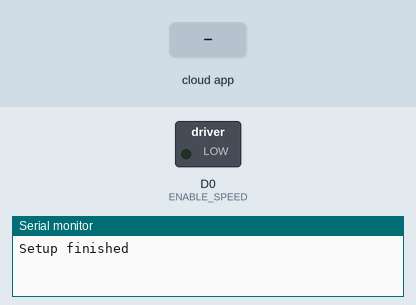
This sketch was run on a simulated Arduino MKR. On the bench: switched loads named in the sketch (green lamp = pin HIGH), the last lines printed to the serial monitor. The test bench sets the inputs (shaded band). WiFi joins after 1.5 s; servers stay silent unless stated.

Above: at 4.2 s.
4.3 s: the phone or cloud app sets forward_back to 25
At 5.5 s:
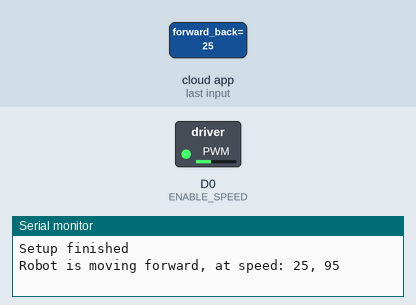
5.8 s: the phone or cloud app sets forward_back to 50
At 6.9 s:
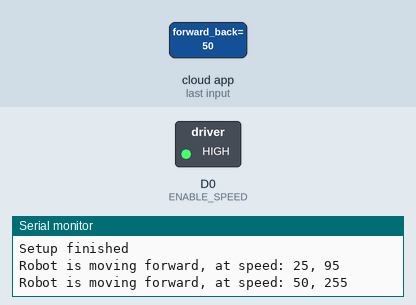
10.3 s: the phone or cloud app sets forward_back to 100
At 11.5 s:
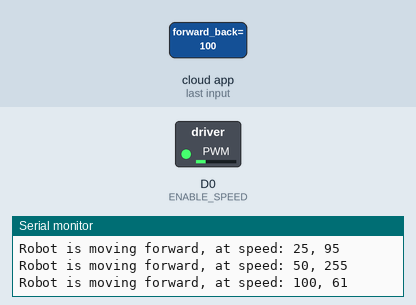
11.8 s: the phone or cloud app sets forward_back to 0
At 12.6 s:
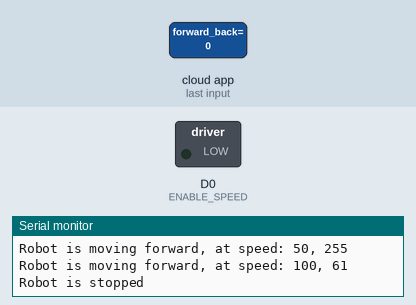
Timing chart, 0 to 14.3 s (numbered marks = the images above; inputs shaded):
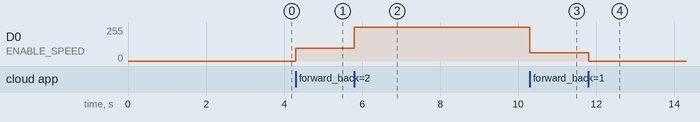

The sketch:

Robot_oct26b.ino
```cpp
#include <ArduinoIoTCloud.h>
#include <Arduino_ConnectionHandler.h>
#include "thingProperties.h"
#include "arduino_secrets.h"

// Sensor values to be measured
uint8_t CO = 0;           // MQ7
uint8_t CO2 = 1;          // Sensirion
uint8_t Humidity = 2;     // Sensirion
uint8_t Temperature = 3;  // Sensirion
uint8_t Incline = 4;      // MPU6050
uint8_t Light = 5;        // TSL2561
uint8_t PM25 = 6;         // PMS5003
uint8_t Pressure = 7;     // MPL115A2

// For timer counter use
unsigned long previousMillis = 0;
unsigned long currentMillis;
const long interval = 5000;

void setup(){

  // Serial monitor, 9600 baud, 1.5 second delay to prevent IoT Cloud updating errors
  Serial.begin(9600);
  delay(1500);

  // Initialize IoT Cloud variables
  initProperties();

  // Connect to Arduino IoT Cloud
  ArduinoCloud.begin(ArduinoIoTPreferredConnection);

  /*
     The following function allows you to obtain more information
     related to the state of network and IoT Cloud connection and errors
     the higher number the more granular information you’ll get.
     The default is 0 (only errors).
     Maximum is 4
 */
  //setDebugMessageLevel(2);
  //ArduinoCloud.printDebugInfo();

  Serial.println("Setup finished");
}

void loop(){
  ArduinoCloud.update();  // Update values of IoT Cloud variables

/*
  The timer counter feature millis() is used
  to output the sensor values every 5 seconds.
  This is to prevent lag, as outputting sensor values constantly
  would slow down the movement sliders.
*/
  currentMillis = millis(); // Check current time
  if (currentMillis - previousMillis >= interval){  // If 5 seconds has passed
    previousMillis = currentMillis; // Set last output time as current time

    // Output to IoT cloud variable connected to Messenger display on dashboard
    // Typecast the values to strings b/c sensor_data is a string
    sensor_data = "CO = "           + String(CO)          + "\n" +
                  "CO2 = "          + String(CO2)         + "\n" +
                  "Humidity = "     + String(Humidity)    + "\n" +
                  "Temperature = "  + String(Temperature) + "\n" +
                  "Incline = "      + String(Incline)     + "\n" +
                  "Light = "        + String(Light)       + "\n" +
                  "PM2.5 = "        + String(PM25)        + "\n" +
                  "Pressure = "     + String(Pressure)    + "\n";
  }

}


void onForwardBackChange()  {
  nextMove();
}

void onRightLeftChange()  {
  nextMove();
}

void onSensorDataChange()  {
  /*
    The sensor_data variable is updated every 5 seconds
    with the values of all the sensors
  */
}

void onLEDChange()  {
  Serial.println("LED color changed");
}

#define ENABLE_SPEED    0
#define RIGHT_MOTORS_1  1
#define RIGHT_MOTORS_2  2
#define LEFT_MOTORS_1   3
#define LEFT_MOTORS_2   4

#define STOP_UPPER_BOUND  10
#define STOP_LOWER_BOUND -10

uint8_t speed;

void nextMove(){
  // Function to read/write variables between MKR1010 and cloud
  ArduinoCloud.update();

  // Stop robot, forward/back slider between -10 and 10
  if((forward_back < 10) && (forward_back > -10)){
    stop();
    return;
  }
  // Move right, left_right slider above 10
  if (right_left > 10){
    right();
    return;
  }
  // Move left, left_right slider below 10
  if (right_left < -10){
    left();
    return;
  }
  // Move forward, forward_back slider above 10
  if (forward_back > 10){
    forward();
    return;
  }
  // Move backward, forward_back slider below -10
  if (forward_back < -10){
    backward();
    return;
  }

}


/*************************************
*********** DIRECTIONS ***************
**************************************/

void stop(){
  analogWrite(ENABLE_SPEED, 0);
  Serial.println("Robot is stopped");
}

void forward(){
  // Take forward slider speed value and adjust it to range of PWM speed pin
  // left_right is the slider value in range of 10 to 50, translated to range of 0-255 for speed value
  speed = map(forward_back, 10, 50, 0, 255);
  analogWrite(ENABLE_SPEED, speed);

  // Set direction of motor spin to move forward
  digitalWrite(RIGHT_MOTORS_1, 1);
  digitalWrite(RIGHT_MOTORS_2, 0);
  digitalWrite(LEFT_MOTORS_1, 1);
  digitalWrite(LEFT_MOTORS_2, 0);

  Serial.print("Robot is moving forward, at speed: ");
  Serial.print(forward_back);
  Serial.print(", ");
  Serial.println(speed);
}

void backward(){
  // Take backward slider speed value and adjust it to range of PWM speed pin
  // left_right is the slider value in range of -10 to -50, translated to range of 0-255 for speed value
  speed = map(forward_back, -10, -50, 0, 255);
  analogWrite(ENABLE_SPEED, speed);

  // Set direction of motor spin to move backward
  digitalWrite(RIGHT_MOTORS_1, 0);
  digitalWrite(RIGHT_MOTORS_2, 1);
  digitalWrite(LEFT_MOTORS_1, 0);
  digitalWrite(LEFT_MOTORS_2, 1);

  Serial.print("Robot is moving backward, at speed: ");
  Serial.print(forward_back);
  Serial.print(", ");
  Serial.println(speed);
}

void right(){
  // Take forward slider speed value and adjust it to range of PWM speed pin
  // left_right is the slider value in range of 10 to 50, translated to range of 0-255 for speed value
  speed = map(abs(forward_back), 10, 50, 0, 255);
  analogWrite(ENABLE_SPEED, speed);

  // Set direction of motor spin to turn right
  digitalWrite(RIGHT_MOTORS_1, 0);
  digitalWrite(RIGHT_MOTORS_2, 1);
  digitalWrite(LEFT_MOTORS_1, 1);
  digitalWrite(LEFT_MOTORS_2, 0);

  Serial.print("Robot is turning right, at speed: ");
  Serial.print(forward_back);
  Serial.print(", ");
  Serial.print(right_left);
  Serial.print(", ");
  Serial.println(speed);
}

void left(){
  // Take forward slider speed value and adjust it to range of PWM speed pin
  // left_right is the slider value in range of -10 to -50, translated to range of 0-255 for speed value
  speed = map(abs(forward_back), -10, -50, 0, 255);
  analogWrite(ENABLE_SPEED, speed);

  // Set direction of motor spin to turn left
  digitalWrite(RIGHT_MOTORS_1, 1);
  digitalWrite(RIGHT_MOTORS_2, 0);
  digitalWrite(LEFT_MOTORS_1, 0);
  digitalWrite(LEFT_MOTORS_2, 1);

  Serial.print("Robot is turning left, at speed: ");
  Serial.print(forward_back);
  Serial.print(", ");
  Serial.print(right_left);
  Serial.print(", ");
  Serial.println(speed);
}
```

arduino_secrets.h
```cpp
#define SECRET_SSID "IEEE@175"
#define SECRET_OPTIONAL_PASS "connect@175"
```

thingProperties.h
```cpp
#include <ArduinoIoTCloud.h>
#include <Arduino_ConnectionHandler.h>
#include "arduino_secrets.h"

const char SSID[]     = SECRET_SSID;    // Network SSID (name)
const char PASS[]     = SECRET_OPTIONAL_PASS;    // Network password (use for WPA, or use as key for WEP)

void onSensorDataChange();
void onForwardBackChange();
void onRightLeftChange();
void onLEDChange();

String sensor_data;
int forward_back;
int right_left;
bool led;

void initProperties(){

  ArduinoCloud.addProperty(sensor_data, READWRITE, ON_CHANGE, onSensorDataChange);
  ArduinoCloud.addProperty(forward_back, READWRITE, ON_CHANGE, onForwardBackChange);
  ArduinoCloud.addProperty(right_left, READWRITE, ON_CHANGE, onRightLeftChange);
  ArduinoCloud.addProperty(led, READWRITE, ON_CHANGE, onLEDChange);

}

WiFiConnectionHandler ArduinoIoTPreferredConnection(SSID, PASS);
```

Measured:
- after the input at 4.3 s, D0 (ENABLE_SPEED): 0/255 → 95/255 at once
- after the input at 5.8 s, D0 (ENABLE_SPEED): 95/255 → 255/255 at once
- after the input at 10.3 s, D0 (ENABLE_SPEED): 255/255 → 61/255 at once
- after the input at 11.8 s, D0 (ENABLE_SPEED): 61/255 → 0/255 at once
